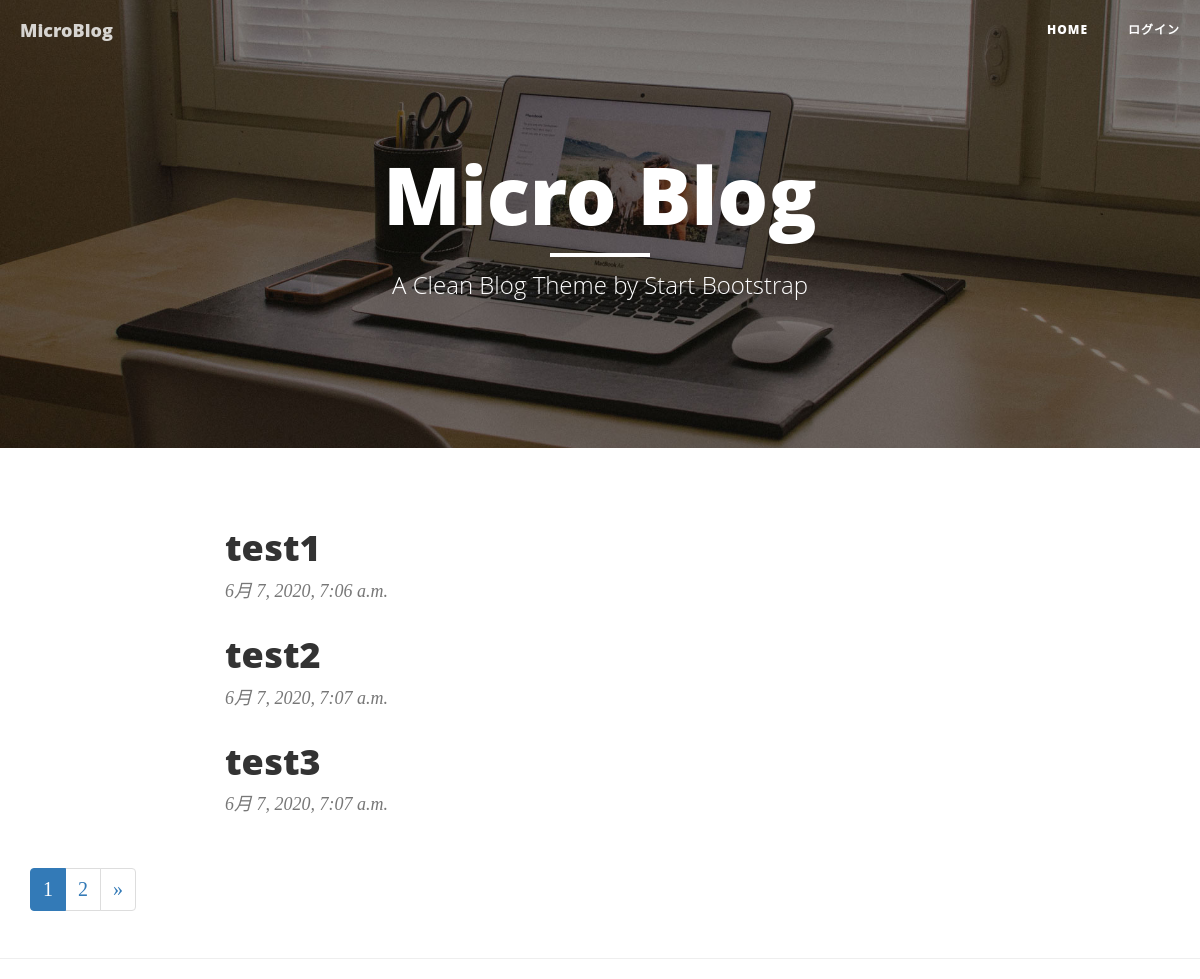
The app's page /, older data.
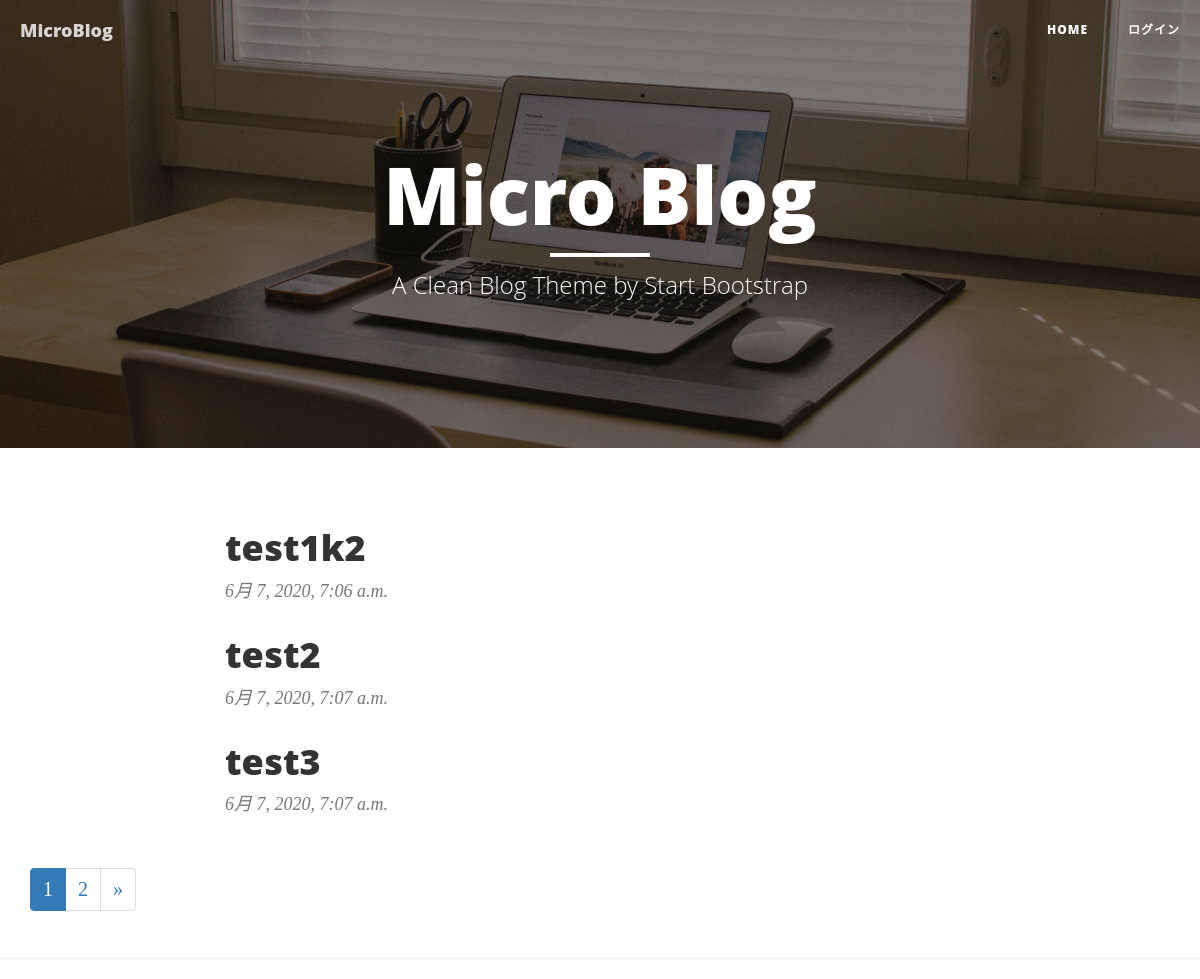
The same page, newer data.
### blog/models.py (models this page shows)
class Blog(models.Model):
  content = models.CharField(max_length=140)
  posted_date = models.DateTimeField(auto_now_add=True)

### blog/views.py (the view)
# urls.py: path('', BlogListView.as_view(), name="index"),   # トップページ
class BlogListView(ListView):  # BlogListViewクラスを定義し、ListViewを継承
  model = Blog   # BlogListViewクラスとBlogモデルを関連付ける
  context_object_name = "blogs"
  paginate_by = 3

### blog/templates/blog/blog_list.html (shortened to what this page needs)
{% extends "base.html" %}
{% block body %}
  <div class="row">
    <div class="col-lg-8 col-lg-offset-2 col-md-10 col-md-offset-1">
      {% for blog in blogs %}
        <div class="post-preview">
          <a href="{% url 'detail' blog.id %}">
            <h2 class="post-title">
              {{ blog.content }}
            </h2>
          </a>
          <p class="post-meta">{{ blog.posted_date }}</p>
        </div>
      {% endfor %}
    </div>
  </div>
  <nav aria-label="Page navigation">
      <ul class="pagination">
        {% for page in paginator.page_range %}
          <li{% if page == page_obj.number %} class="active"{% endif %}><a href="?page={{ page }}">{{ page }}</a></li>
        {% endfor %}
        {% if page_obj.has_next %}
          <li>
            <a href="?page={{ page_obj.next_page_number }}" aria-label="Next">
              <span aria-hidden="true">&raquo;</span>
            </a>
          </li>
        {% endif %}
      </ul>
  </nav>
{% endblock %}

Row changes from the older to the newer data that the page shows:
changed Blog: content "test1" → "test1k2"
